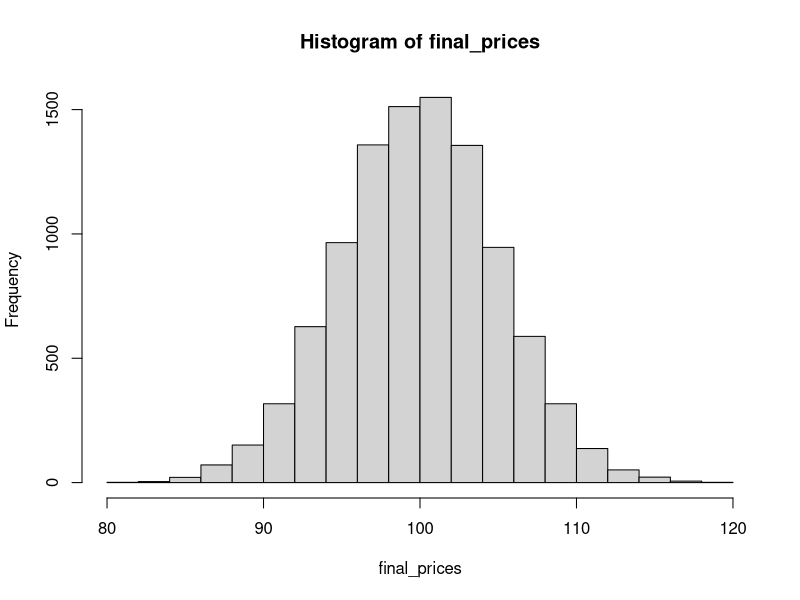

The R script that drew this image:
## ---- chunk 1

knitr::opts_chunk$set(echo = FALSE)

## ---- chunk 2

library(tidyverse)

## ---- chunk 3

sd <-
  sqrt(25)

pnorm(10, mean = 0, sd = sd, lower.tail = F) %>%
  round(., digits = 3)

## ---- chunk 4

sim_trajectory <- function(price_init = 100, mean = 0, period_sd = 1, periods = 25){
  
  p_0 <- price_init
  
  p_t <- rep(NA_real_, periods)
  
  period_price_changes <- rnorm(n = periods, mean = mean, sd = period_sd)
  
  for(i in 1:periods){
    if(i == 1){
      p_t[i] = p_0 + period_price_changes[i]
    } else {
      p_t[i] = p_t[i -1] + period_price_changes[i]
    }
  }
  
  return(p_t[periods])
}

final_prices <-
  replicate(10000, sim_trajectory())

hist(final_prices)

sum(final_prices > 110)/length(final_prices)

